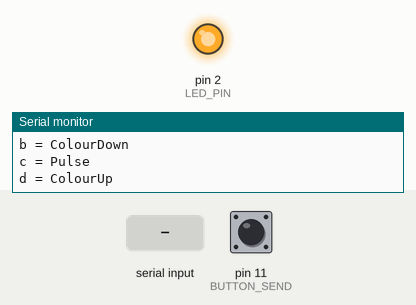
The sketch below on a simulated Arduino Uno, built with avr-gcc and run on an emulated ATmega328P. Parts: output pins drawn as LEDs (lit = HIGH), the last lines printed to the serial monitor. Dashed ring = blinking. Inputs (shaded band) come from the test bench; at power-on: pin 11 (BUTTON_SEND) HIGH. No radio packets arrive unless stated.

Above: at 0.1 s.
At 1.5 s:
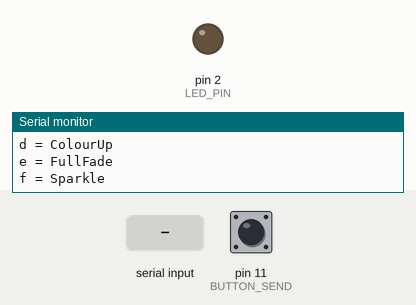
1.6 s: "90,45\n" received over Serial
At 2.8 s:
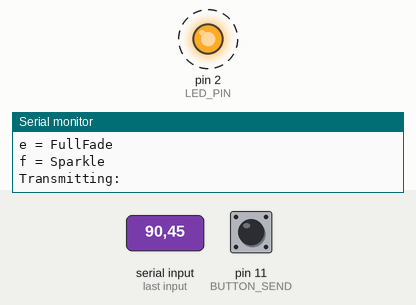
Timing chart, 0 to 10.6 s (numbered marks = the images above; inputs shaded):
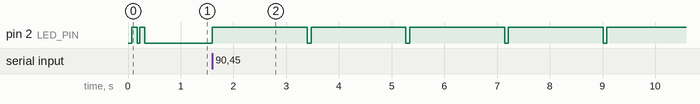

Measured:
- after the input at 1.6 s, pin 2 (LED_PIN): alternates HIGH for 1.8 s and LOW for 0.07 s, starting at once

The sketch:

EASTER_EGG_TX.ino
```cpp
#include <VirtualWire.h>

#define RF_DAT 12
#define LED_PIN 2

#define NUM_PEOPLE 10//this needs to be looked at

#define eEggInterval 600000//10 mins

char *controller;//array for sending packets

//position is LED number
typedef struct
{
  byte state;
} stateArray;

stateArray myArray[NUM_PEOPLE];

int buttons[]={3,4,5,6,7,8};
#define BUTTON_SEND 11

const char* pattern_friendly_name[] = { " ", " ", " ", " ", " ", " ", " ", " ", " ", " ",//0-9
                                     " ", " ", " ", " ", " ", " ", " ", " ", " ", " ",//10-19
                                     " ", " ", " ", " ", " ", " ", " ", " ", " ", " ",//20-29
                                     " ", " ", " ", " ", " ", " ", " ", " ", " ", " ",//30-39
                                     " ", " ", " ", " ", " ", " ", " ", " ", " ", "ColourWheel",//40-49
                                     "ColourDown", "Pulse", "ColourUp", "FullFade", "Sparkle", " ", " ", " ", " ", " ",//50-59
                                    };

void setup()
{
  pinMode(LED_PIN, OUTPUT);
  vw_set_ptt_inverted(true); // Required for DR3100
  pinMode(RF_DAT, OUTPUT);
  vw_set_tx_pin(RF_DAT);
  vw_setup(4000);  // Bits per sec
  Serial.begin(9600);
  Serial.println("I am Easter Egg TX");
  for(int i = 0; i < 6; i++)//set up inputs
  {
    pinMode(buttons[i], INPUT);           // set pin to input
    digitalWrite(buttons[i], HIGH);       // turn on pullup r
  }
  pinMode(BUTTON_SEND, INPUT);
  digitalWrite(BUTTON_SEND, HIGH);
  printMenu();
  digitalWrite(LED_PIN, HIGH);
  delay(100);
  digitalWrite(LED_PIN, LOW);
  delay(50);
  digitalWrite(LED_PIN, HIGH);
  delay(100);
  digitalWrite(LED_PIN, LOW);
}

void loop()
{
  checkInputWait(eEggInterval);
  manySendRF(49);
  checkInputWait(eEggInterval);
  manySendRF(50);
  checkInputWait(eEggInterval);
  manySendRF(51);
  checkInputWait(eEggInterval);
  manySendRF(52);
  checkInputWait(eEggInterval);
  manySendRF(53);
  checkInputWait(eEggInterval);
  manySendRF(54);
}

void checkInputWait(unsigned long waitTime)
{
  //delay(waitTime);
  unsigned long delayStart = millis();
  while(millis() < (delayStart + waitTime))
  {
	//check serial input
    if (Serial.available() > 0)
    {
      int thingie = Serial.read();
      thingie = thingie - '0';
      manySendRF(thingie);
    }
    //check physical buttons too
    if (!digitalRead(BUTTON_SEND))
    {
      for(int i = 0; i < 6; i++)//for each input
      {
        if(!digitalRead(buttons[i]))//if the one being checked is pressed
        {
          switch(i)
  	  {
  	    case 0: manySendRF(49); break;//these are numbers in the buttons array
  	    case 1: manySendRF(50); break;
  	    case 2: manySendRF(51); break;
  	    case 3: manySendRF(52); break;
  	    case 4: manySendRF(53); break;
  	    case 5: manySendRF(54); break;
  	    default: /*Do Nothing*/ break;
  	  }
        }
      }
    }
  }
}

void manySendRF(byte eEggNumber)
{
  Serial.print("Transmitting: ");
  Serial.println(pattern_friendly_name[eEggNumber]);
  Serial.println();
    digitalWrite(LED_PIN, HIGH);
  for(int i = 0; i < 30;i++)
  {
    sendRF(eEggNumber);
  }
  digitalWrite(LED_PIN, LOW);
  printMenu();
}

void printMenu()
{
  Serial.println(" - EasterEgg Dongle Menu - ");
  String line1 = "a = "; line1 += pattern_friendly_name[49]; Serial.println(line1);
  String line2 = "b = "; line2 += pattern_friendly_name[50]; Serial.println(line2);
  String line3 = "c = "; line3 += pattern_friendly_name[51]; Serial.println(line3);
  String line4 = "d = "; line4 += pattern_friendly_name[52]; Serial.println(line4);
  String line5 = "e = "; line5 += pattern_friendly_name[53]; Serial.println(line5);
  String line6 = "f = "; line6 += pattern_friendly_name[54]; Serial.println(line6);
}

void sendRF(byte eEggNumber)
{
  //so we need to transmit stuff
  controller="00000000000";//blank it for now
  int arraySize = 1;

  controller[0] = (eEggNumber + '0');//set ID char
  for(int i = 0; i < arraySize;i++)//set array
  {
    controller[i+1] = (myArray[i].state + '0');
  }

//  Serial.print("Transmitting: ");
//  Serial.println(controller[0]);

  vw_send((uint8_t *)controller, strlen(controller));
  vw_wait_tx(); // Wait until the whole message is gone
}
```
